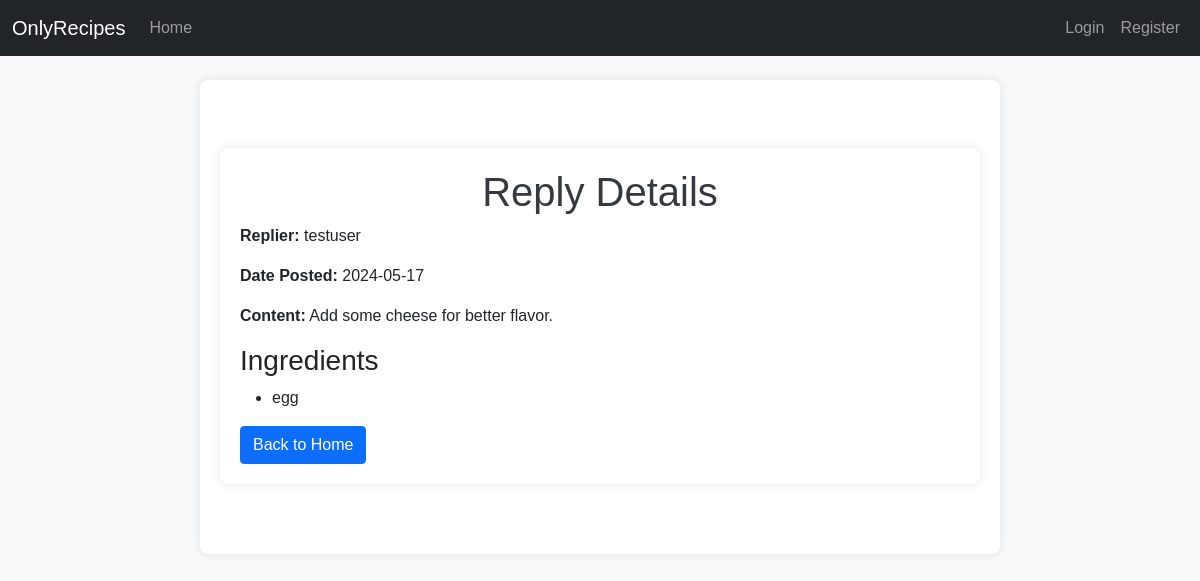
Page /view_reply/1 on the committed database.
### app/models.py (models this page shows, shortened)
class User(db.Model, UserMixin):
    id = db.Column(db.Integer, primary_key=True)
    username = db.Column(db.String(80), unique=True, nullable=False)
    email = db.Column(db.String(120), unique=True, nullable=False)
    password_hash = db.Column(db.String(128))
    recipe_requests = db.relationship('RecipeRequest', backref='author', lazy=True)
    replies = db.relationship('RecipeReply', backref='replier', lazy=True)
    recipes = db.relationship('Recipe', backref='author', lazy=True)

class RecipeReply(db.Model):
    id = db.Column(db.Integer, primary_key=True)
    content = db.Column(db.Text, nullable=False)
    created_at = db.Column(db.DateTime, default=datetime.utcnow)
    ingredients = db.relationship('Ingredient', secondary=recipe_reply_ingredients, lazy='subquery', backref=db.backref('replies', lazy=True))
    request_id = db.Column(db.Integer, db.ForeignKey('recipe_request.id'), nullable=False)
    user_id = db.Column(db.Integer, db.ForeignKey('user.id'), nullable=False)

class Ingredient(db.Model):
    id = db.Column(db.Integer, primary_key=True)
    name = db.Column(db.String(50), unique=True)

### app/routes.py (the view)
@bp.route('/view_reply/<int:id>', methods=['GET'])
def view_reply(id):
    reply = RecipeReply.query.get_or_404(id)
    return render_template('view_reply.html', reply=reply)

### app/templates/view_reply.html
{% extends "base.html" %}
{% block content %}
<div class="container mt-5">
    <div class="row">
        <div class="col-md-12">
            <h1>Reply Details</h1>
            <p><strong>Replier:</strong> {{ reply.replier.username }}</p>
            <p><strong>Date Posted:</strong> {{ reply.created_at.strftime('%Y-%m-%d') }}</p>
            <p><strong>Content:</strong> {{ reply.content }}</p>
            <h3>Ingredients</h3>
            <ul>
                {% for ingredient in reply.ingredients %}
                    <li>{{ ingredient.name }}</li>
                {% else %}
                    <li>No ingredients listed.</li>
                {% endfor %}
            </ul>
            <a href="{{ url_for('main.index') }}" class="btn btn-primary">Back to Home</a>
        </div>
    </div>
</div>
{% endblock %}

### app/static/css/styles.css (style rules this page uses)
body { font-family: Arial, sans-serif; background-color: #f8f9fa; margin: 0; padding: 0; }
.container { max-width: 800px; margin: 50px auto; padding: 20px; background-color: #ffffff; border-radius: 8px; box-shadow: 0 0 10px rgba(0, 0, 0, 0.1); }
h1, h2 { text-align: center; color: #343a40; }

### rows in the picture
User: replier.username "testuser"
RecipeReply: created_at "2024-05-17", content "Add some cheese for better flavor."
Ingredient: name "egg"
